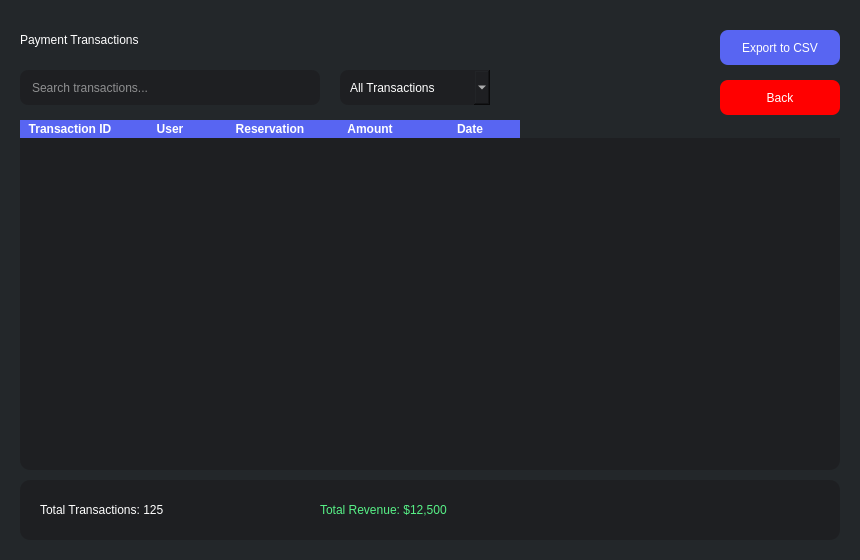
<?xml version="1.0" encoding="UTF-8"?>
<ui version="4.0">
 <class>PaymentTransactions</class>
 <widget class="QWidget" name="PaymentTransactions">
  <property name="geometry">
   <rect>
    <x>0</x>
    <y>0</y>
    <width>860</width>
    <height>560</height>
   </rect>
  </property>
  <property name="styleSheet">
   <string notr="true">background-color: #23272A;</string>
  </property>
  <widget class="QLabel" name="titleLabel">
   <property name="geometry">
    <rect>
     <x>20</x>
     <y>20</y>
     <width>820</width>
     <height>40</height>
    </rect>
   </property>
   <property name="styleSheet">
    <string notr="true">font: 900 18pt &quot;Segoe UI&quot;; color: white;</string>
   </property>
   <property name="text">
    <string>Payment Transactions</string>
   </property>
  </widget>
  <widget class="QLineEdit" name="searchLineEdit">
   <property name="geometry">
    <rect>
     <x>20</x>
     <y>70</y>
     <width>300</width>
     <height>35</height>
    </rect>
   </property>
   <property name="styleSheet">
    <string notr="true">
     QLineEdit {
       background-color: #1E1F22;
       color: white;
       border-radius: 8px;
       padding-left: 10px;
     }
     QLineEdit:focus {
       border: 1px solid #5865F2;
     }
    </string>
   </property>
   <property name="placeholderText">
    <string>Search transactions...</string>
   </property>
  </widget>
  <widget class="QTableWidget" name="transactionsTable">
   <property name="geometry">
    <rect>
     <x>20</x>
     <y>120</y>
     <width>820</width>
     <height>350</height>
    </rect>
   </property>
   <property name="styleSheet">
    <string notr="true">
     QTableWidget {
       background-color: #1E1F22;
       color: white;
       gridline-color: #5865F2;
       border-radius: 10px;
     }
     QHeaderView::section {
       background-color: #5865F2;
       color: white;
       font-weight: bold;
       border: none;
     }
    </string>
   </property>
   <property name="rowCount">
    <number>0</number>
   </property>
   <property name="columnCount">
    <number>5</number>
   </property>
   <column>
    <property name="text">
     <string>Transaction ID</string>
    </property>
   </column>
   <column>
    <property name="text">
     <string>User</string>
    </property>
   </column>
   <column>
    <property name="text">
     <string>Reservation</string>
    </property>
   </column>
   <column>
    <property name="text">
     <string>Amount</string>
    </property>
   </column>
   <column>
    <property name="text">
     <string>Date</string>
    </property>
   </column>
  </widget>
  <widget class="QComboBox" name="filterComboBox">
   <property name="geometry">
    <rect>
     <x>340</x>
     <y>70</y>
     <width>150</width>
     <height>35</height>
    </rect>
   </property>
   <property name="styleSheet">
    <string notr="true">
     QComboBox {
       background-color: #1E1F22;
       color: white;
       border-radius: 8px;
       padding-left: 10px;
     }
     QComboBox:hover {
       border: 1px solid #5865F2;
     }
    </string>
   </property>
   <item>
    <property name="text">
     <string>All Transactions</string>
    </property>
   </item>
   <item>
    <property name="text">
     <string>Today</string>
    </property>
   </item>
   <item>
    <property name="text">
     <string>This Week</string>
    </property>
   </item>
   <item>
    <property name="text">
     <string>This Month</string>
    </property>
   </item>
  </widget>
  <widget class="QPushButton" name="exportButton">
   <property name="geometry">
    <rect>
     <x>720</x>
     <y>30</y>
     <width>120</width>
     <height>35</height>
    </rect>
   </property>
   <property name="styleSheet">
    <string notr="true">
     QPushButton {
       font: 700 10pt &quot;Segoe UI&quot;;
       color: white;
       background-color: #5865F2;
       border-radius: 8px;
     }
     QPushButton:hover {
       background-color: #4752C4;
     }
    </string>
   </property>
   <property name="text">
    <string>Export to CSV</string>
   </property>
  </widget>
  <widget class="QFrame" name="statsFrame">
   <property name="geometry">
    <rect>
     <x>20</x>
     <y>480</y>
     <width>820</width>
     <height>60</height>
    </rect>
   </property>
   <property name="styleSheet">
    <string notr="true">
     QFrame {
       background-color: #1E1F22;
       border-radius: 10px;
     }
    </string>
   </property>
   <property name="frameShape">
    <enum>QFrame::Shape::StyledPanel</enum>
   </property>
   <property name="frameShadow">
    <enum>QFrame::Shadow::Raised</enum>
   </property>
   <widget class="QLabel" name="totalLabel">
    <property name="geometry">
     <rect>
      <x>20</x>
      <y>15</y>
      <width>200</width>
      <height>30</height>
     </rect>
    </property>
    <property name="styleSheet">
     <string notr="true">font: 700 12pt &quot;Segoe UI&quot;; color: white;</string>
    </property>
    <property name="text">
     <string>Total Transactions: 125</string>
    </property>
   </widget>
   <widget class="QLabel" name="revenueLabel">
    <property name="geometry">
     <rect>
      <x>300</x>
      <y>15</y>
      <width>200</width>
      <height>30</height>
     </rect>
    </property>
    <property name="styleSheet">
     <string notr="true">font: 700 12pt &quot;Segoe UI&quot;; color: #57F287;</string>
    </property>
    <property name="text">
     <string>Total Revenue: $12,500</string>
    </property>
   </widget>
  </widget>
  <widget class="QPushButton" name="backButton">
   <property name="geometry">
    <rect>
     <x>720</x>
     <y>80</y>
     <width>120</width>
     <height>35</height>
    </rect>
   </property>
   <property name="styleSheet">
    <string notr="true">
     QPushButton {
       font: 700 10pt &quot;Segoe UI&quot;;
       color: white;
       background-color: rgb(255, 0, 0);
       border-radius: 8px;
     }
     QPushButton:hover {
       background-color: rgb(170, 0, 0);
     }
    </string>
   </property>
   <property name="text">
    <string>Back</string>
   </property>
  </widget>
 </widget>
 <resources/>
 <connections/>
</ui>
